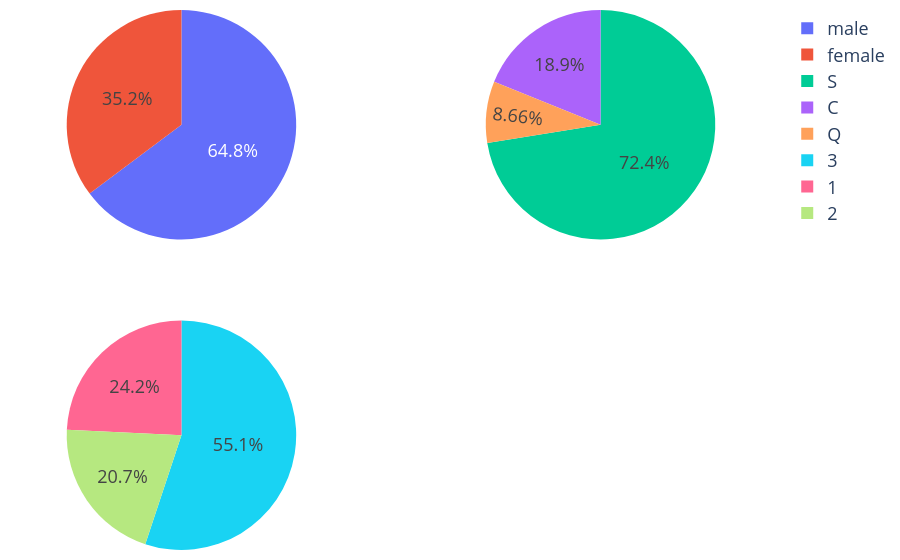

The code cell stored with this chart in its notebook:
### Code cell
create_pie_chart_subplot_of_count(passenger_df_train, ['Sex', 'Embarked', 'Pclass'])

### Figure 1 — Plotly figure (JSON) as saved in the notebook; plotly's stock layout.template omitted (floating-point values rounded to 4 significant figures)
{"data": [{"domain": {"x": [0, 0.45], "y": [0.575, 1]}, "labels": ["female", "male"], "name": "Sex", "type": "pie", "values": [314, 577]}, {"domain": {"x": [0.55, 1], "y": [0.575, 1]}, "labels": ["C", "Q", "S"], "name": "Embarked", "type": "pie", "values": [168, 77, 644]}, {"domain": {"x": [0, 0.45], "y": [0, 0.425]}, "labels": [1, 2, 3], "name": "Pclass", "type": "pie", "values": [216, 184, 491]}], "layout": {"margin": {"b": 10, "l": 10, "r": 10, "t": 10}}}
